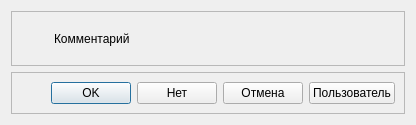
<?xml version="1.0" encoding="UTF-8"?>
<ui version="4.0">
 <class>AMessageBox</class>
 <widget class="QDialog" name="AMessageBox">
  <property name="geometry">
   <rect>
    <x>0</x>
    <y>0</y>
    <width>416</width>
    <height>125</height>
   </rect>
  </property>
  <property name="windowTitle">
   <string>Заголовок</string>
  </property>
  <property name="modal">
   <bool>true</bool>
  </property>
  <layout class="QVBoxLayout" name="verticalLayout">
   <item>
    <widget class="QFrame" name="frame">
     <property name="frameShape">
      <enum>QFrame::StyledPanel</enum>
     </property>
     <property name="frameShadow">
      <enum>QFrame::Raised</enum>
     </property>
     <layout class="QHBoxLayout" name="horizontalLayout">
      <item>
       <widget class="QLabel" name="lblLogotip">
        <property name="sizePolicy">
         <sizepolicy hsizetype="Fixed" vsizetype="Preferred">
          <horstretch>0</horstretch>
          <verstretch>0</verstretch>
         </sizepolicy>
        </property>
        <property name="text">
         <string/>
        </property>
        <property name="pixmap">
         <pixmap resource="../../kernel.qrc">:/images/info32.png</pixmap>
        </property>
       </widget>
      </item>
      <item>
       <spacer name="horizontalSpacer">
        <property name="orientation">
         <enum>Qt::Horizontal</enum>
        </property>
        <property name="sizeType">
         <enum>QSizePolicy::Fixed</enum>
        </property>
        <property name="sizeHint" stdset="0">
         <size>
          <width>20</width>
          <height>20</height>
         </size>
        </property>
       </spacer>
      </item>
      <item>
       <widget class="QLabel" name="lblComment">
        <property name="text">
         <string>Комментарий</string>
        </property>
       </widget>
      </item>
     </layout>
    </widget>
   </item>
   <item>
    <widget class="QFrame" name="frModalButtons">
     <property name="sizePolicy">
      <sizepolicy hsizetype="Preferred" vsizetype="Fixed">
       <horstretch>0</horstretch>
       <verstretch>0</verstretch>
      </sizepolicy>
     </property>
     <property name="frameShape">
      <enum>QFrame::StyledPanel</enum>
     </property>
     <property name="frameShadow">
      <enum>QFrame::Raised</enum>
     </property>
     <layout class="QHBoxLayout" name="horizontalLayout_10">
      <item>
       <spacer name="horizontalSpacer_5">
        <property name="orientation">
         <enum>Qt::Horizontal</enum>
        </property>
        <property name="sizeHint" stdset="0">
         <size>
          <width>40</width>
          <height>20</height>
         </size>
        </property>
       </spacer>
      </item>
      <item>
       <widget class="QPushButton" name="btnOK">
        <property name="text">
         <string>OK</string>
        </property>
       </widget>
      </item>
      <item>
       <widget class="QPushButton" name="btnNo">
        <property name="text">
         <string>Нет</string>
        </property>
       </widget>
      </item>
      <item>
       <widget class="QPushButton" name="btnCancel">
        <property name="text">
         <string>Отмена</string>
        </property>
       </widget>
      </item>
      <item>
       <widget class="QPushButton" name="btnUser">
        <property name="text">
         <string>Пользователь</string>
        </property>
       </widget>
      </item>
     </layout>
    </widget>
   </item>
  </layout>
 </widget>
 <resources>
  <include location="../../kernel.qrc"/>
 </resources>
 <connections>
  <connection>
   <sender>btnOK</sender>
   <signal>clicked()</signal>
   <receiver>AMessageBox</receiver>
   <slot>on_OKClicked()</slot>
   <hints>
    <hint type="sourcelabel">
     <x>74</x>
     <y>87</y>
    </hint>
    <hint type="destinationlabel">
     <x>284</x>
     <y>15</y>
    </hint>
   </hints>
  </connection>
  <connection>
   <sender>btnNo</sender>
   <signal>clicked()</signal>
   <receiver>AMessageBox</receiver>
   <slot>on_NoClicked()</slot>
   <hints>
    <hint type="sourcelabel">
     <x>229</x>
     <y>105</y>
    </hint>
    <hint type="destinationlabel">
     <x>282</x>
     <y>45</y>
    </hint>
   </hints>
  </connection>
  <connection>
   <sender>btnCancel</sender>
   <signal>clicked()</signal>
   <receiver>AMessageBox</receiver>
   <slot>on_CancelClicked()</slot>
   <hints>
    <hint type="sourcelabel">
     <x>310</x>
     <y>105</y>
    </hint>
    <hint type="destinationlabel">
     <x>280</x>
     <y>75</y>
    </hint>
   </hints>
  </connection>
  <connection>
   <sender>btnUser</sender>
   <signal>clicked()</signal>
   <receiver>AMessageBox</receiver>
   <slot>on_userClick()</slot>
   <hints>
    <hint type="sourcelabel">
     <x>340</x>
     <y>100</y>
    </hint>
    <hint type="destinationlabel">
     <x>416</x>
     <y>50</y>
    </hint>
   </hints>
  </connection>
 </connections>
 <slots>
  <slot>on_OKClicked()</slot>
  <slot>on_NoClicked()</slot>
  <slot>on_CancelClicked()</slot>
  <slot>on_userClick()</slot>
 </slots>
</ui>
